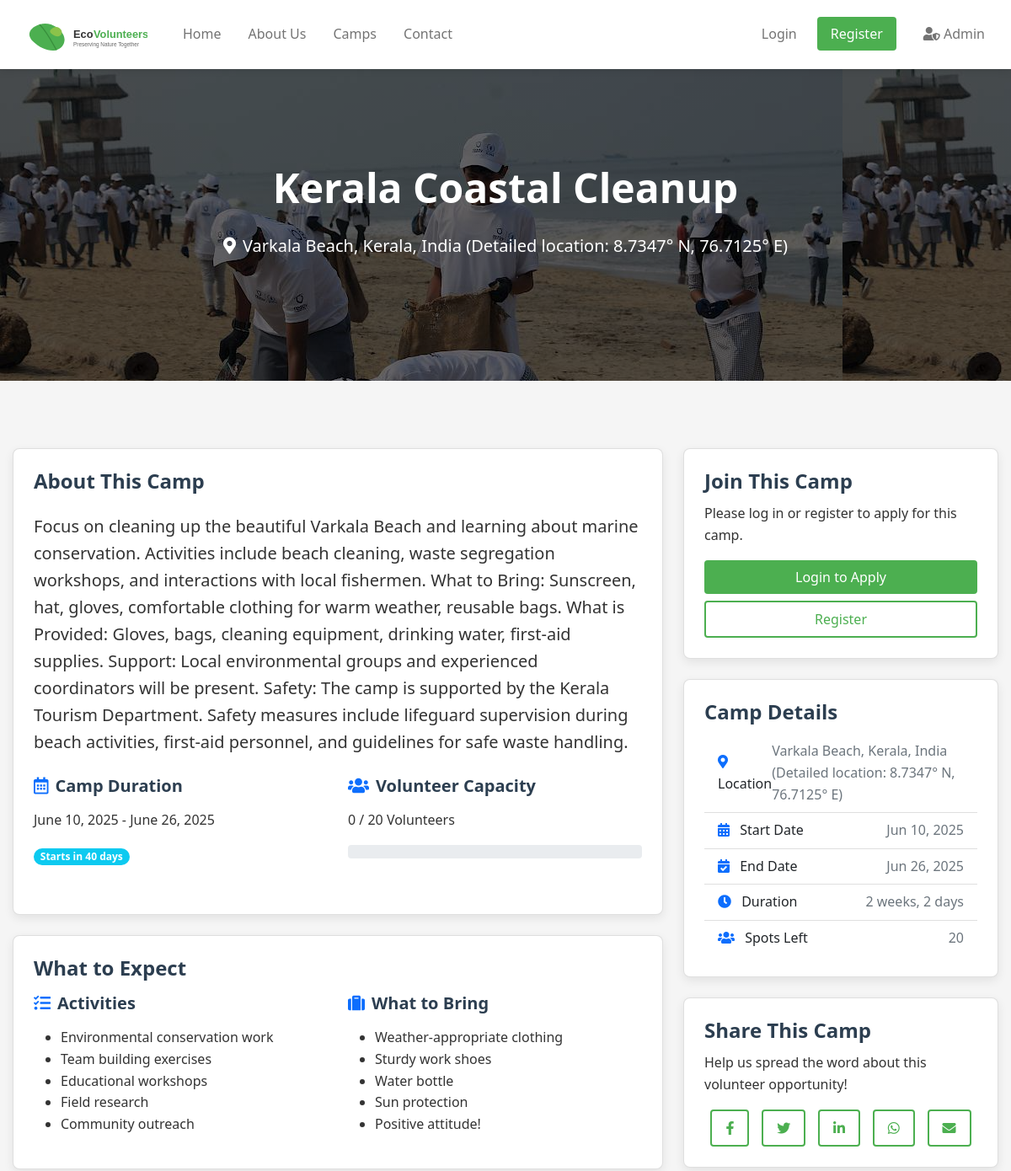
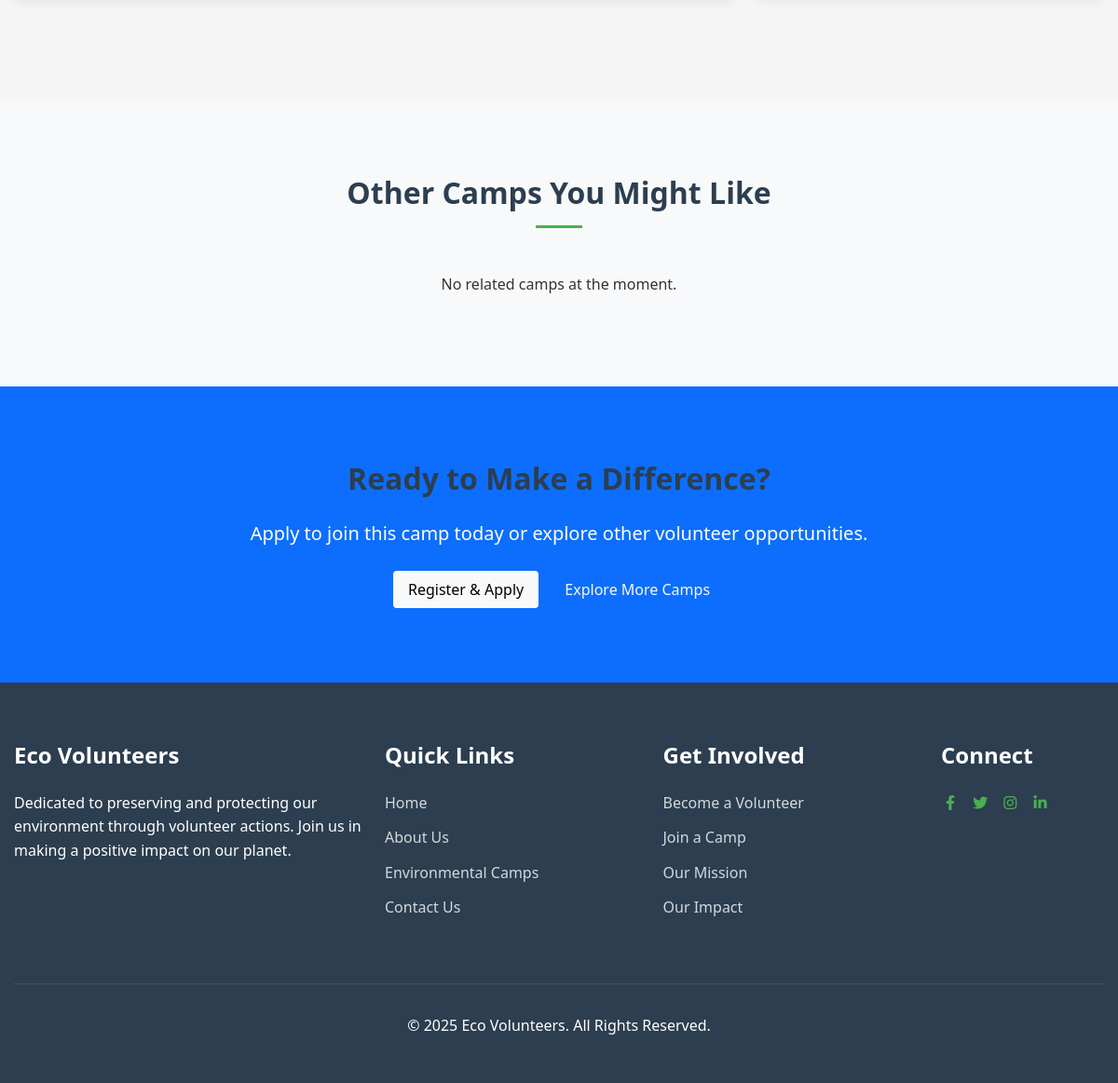
The page /camps/3/ on the database its author committed (2 pictures, top to bottom).
### portal/models.py (models this page shows, shortened)
class Camp(models.Model):
    name = models.CharField(max_length=200)
    location = models.CharField(max_length=200)
    description = models.TextField()
    start_date = models.DateField()
    end_date = models.DateField()
    max_volunteers = models.PositiveIntegerField(default=20)
    image = models.ImageField(upload_to='camp_images/', blank=True, null=True)
    is_active = models.BooleanField(default=True)
    created_at = models.DateTimeField(auto_now_add=True)
    updated_at = models.DateTimeField(auto_now=True)
    def days_until_start(self):
        today = timezone.now().date()
        return (self.start_date - today).days
    def get_registered_volunteers_count(self):
        return self.applications.filter(status='APPROVED').count()
    def is_registration_open(self):
        return self.is_active and self.get_registered_volunteers_count() < self.max_volunteers

### portal/views.py (the view)
# urls.py: path('camps/<int:camp_id>/', views.camp_detail, name='camp_detail'),  # View single camp details
def camp_detail(request, camp_id):
    camp = get_object_or_404(Camp, pk=camp_id)
    approved_testimonials = camp.testimonials.filter(is_approved=True)
    has_approved_testimonials = approved_testimonials.exists()
    spots_left = camp.max_volunteers - camp.get_registered_volunteers_count()
    return render(request, 'camps/camp_detail.html', {
        'camp': camp,
        'approved_testimonials': approved_testimonials,
        'has_approved_testimonials': has_approved_testimonials,
        'spots_left': spots_left
    })

### templates/camps/camp_detail.html (shortened to what this page needs)
{% extends 'base.html' %}
{% block content %}
<section class="hero" style="background: linear-gradient(rgba(0, 0, 0, 0.6), rgba(0, 0, 0, 0.6)), url('{% if camp.image %}{{ camp.image.url }}{% else %}https://source.unsplash.com/1600x900/?nature,environment{% endif %}');">
    <div class="container">
        <h1>{{ camp.name }}</h1>
        <p><i class="fas fa-map-marker-alt me-2"></i>{{ camp.location }}</p>
    </div>
</section>
<section class="section">
    <div class="container">
        <div class="row">
            <div class="col-lg-8">
                <div class="card mb-4">
                    <div class="card-body">
                        <h2 class="card-title mb-4">About This Camp</h2>
                        <p class="lead">{{ camp.description }}</p>
                        <div class="row mt-4">
                            <div class="col-md-6 mb-3">
                                <h5><i class="far fa-calendar-alt text-primary me-2"></i>Camp Duration</h5>
                                <p>{{ camp.start_date|date:"F d, Y" }} - {{ camp.end_date|date:"F d, Y" }}</p>
                                <p>
                                    {% if camp.days_until_start > 0 %}
                                        <span class="badge bg-info">Starts in {{ camp.days_until_start }} days</span>
                                    {% else %}
                                        <span class="badge bg-secondary">In progress</span>
                                    {% endif %}
                                </p>
                            </div>
                            <div class="col-md-6 mb-3">
                                <h5><i class="fas fa-users text-primary me-2"></i>Volunteer Capacity</h5>
                                <p>{{ camp.get_registered_volunteers_count }} / {{ camp.max_volunteers }} Volunteers</p>
                                <div class="progress">
                                </div>
                            </div>
                        </div>
                    </div>
                </div>
                <div class="card mb-4">
                    <div class="card-body">
                        <h3 class="card-title mb-3">What to Expect</h3>
                        <div class="row">
                            <div class="col-md-6">
                                <h5><i class="fas fa-tasks text-primary me-2"></i>Activities</h5>
                                <ul>
                                    <li>Environmental conservation work</li>
                                    <li>Team building exercises</li>
                                    <li>Educational workshops</li>
                                    <li>Field research</li>
                                    <li>Community outreach</li>
                                </ul>
                            </div>
                            <div class="col-md-6">
                                <h5><i class="fas fa-suitcase text-primary me-2"></i>What to Bring</h5>
                                <ul>
                                    <li>Weather-appropriate clothing</li>
                                    <li>Sturdy work shoes</li>
                                    <li>Water bottle</li>
                                    <li>Sun protection</li>
                                    <li>Positive attitude!</li>
                                </ul>
                            </div>
                        </div>
                    </div>
                </div>
            </div>
            <div class="col-lg-4">
                <div class="card mb-4">
                    <div class="card-body">
                        <h3 class="card-title">Join This Camp</h3>
                        {% if camp.is_registration_open %}
                            {% if user.is_authenticated %}
                                {% if user_has_applied %}
                                    <div class="alert alert-info">
                                        <i class="fas fa-info-circle me-2"></i> You have already applied to this camp. Check your application status in your profile.
                                    </div>
                                    <a href="{% url 'my_applications' %}" class="btn btn-primary btn-lg w-100">View My Application</a>
                                {% else %}
                                    <p>Ready to make a difference? Apply now to join this environmental camp!</p>
                                    <a href="{% url 'apply_to_camp' camp.id %}" class="btn btn-primary btn-lg w-100">Apply Now</a>
                                {% endif %}
                            {% else %}
                                <p>Please log in or register to apply for this camp.</p>
                                <a href="{% url 'login' %}?next={% url 'apply_to_camp' camp.id %}" class="btn btn-primary btn-lg w-100 mb-2">Login to Apply</a>
                                <a href="{% url 'register' %}" class="btn btn-outline w-100">Register</a>
                            {% endif %}
                        {% endif %}
                    </div>
                </div>
                <div class="card mb-4">
                    <div class="card-body">
                        <h4 class="card-title">Camp Details</h4>
                        <ul class="list-group list-group-flush">
                            <li class="list-group-item d-flex justify-content-between align-items-center">
                                <span><i class="fas fa-map-marker-alt text-primary me-2"></i> Location</span>
                                <span class="text-muted">{{ camp.location }}</span>
                            </li>
                            <li class="list-group-item d-flex justify-content-between align-items-center">
                                <span><i class="fas fa-calendar-alt text-primary me-2"></i> Start Date</span>
                                <span class="text-muted">{{ camp.start_date|date:"M d, Y" }}</span>
                            </li>
                            <li class="list-group-item d-flex justify-content-between align-items-center">
                                <span><i class="fas fa-calendar-check text-primary me-2"></i> End Date</span>
                                <span class="text-muted">{{ camp.end_date|date:"M d, Y" }}</span>
                            </li>
                            <li class="list-group-item d-flex justify-content-between align-items-center">
                                <span><i class="fas fa-clock text-primary me-2"></i> Duration</span>
                                <span class="text-muted">{{ camp.start_date|timesince:camp.end_date }}</span>
                            </li>
                            <li class="list-group-item d-flex justify-content-between align-items-center">
                                <span><i class="fas fa-users text-primary me-2"></i> Spots Left</span>
                                <span class="text-muted">{{ spots_left }}</span>
                            </li>
                        </ul>
                    </div>
                </div>
                <div class="card">
                    <div class="card-body">
                        <h4 class="card-title">Share This Camp</h4>
                        <p>Help us spread the word about this volunteer opportunity!</p>
                        <div class="d-flex justify-content-around">
                            <a href="#" class="btn btn-outline"><i class="fab fa-facebook-f"></i></a>
                            <a href="#" class="btn btn-outline"><i class="fab fa-twitter"></i></a>
                            <a href="#" class="btn btn-outline"><i class="fab fa-linkedin-in"></i></a>
                            <a href="#" class="btn btn-outline"><i class="fab fa-whatsapp"></i></a>
                            <a href="#" class="btn btn-outline"><i class="fas fa-envelope"></i></a>
                        </div>
                    </div>
                </div>
            </div>
        </div>
    </div>
</section>
<section class="section bg-light">
    <div class="container">
        <div class="section-title">
            <h2>Other Camps You Might Like</h2>
        </div>
        <div class="row">
            {% for related_camp in related_camps|slice:":3" %}
                <div class="col-md-4 mb-4">
                    <div class="card camp-card h-100">
                        {% if related_camp.image %}
                            <img src="{{ related_camp.image.url }}" class="card-img-top" alt="{{ related_camp.name }}">
                        {% else %}
                            <img src="https://source.unsplash.com/800x500/?nature,environment" class="card-img-top" alt="Environmental camp">
                        {% endif %}
                        <div class="card-body">
                            <h4 class="card-title">{{ related_camp.name }}</h4>
                            <p class="camp-location"><i class="fas fa-map-marker-alt text-primary me-2"></i>{{ related_camp.location }}</p>
                            <p class="card-text">{{ related_camp.description|truncatechars:100 }}</p>
                            <div class="mb-3">
                                <span class="badge bg-primary">{{ related_camp.start_date|date:"M d, Y" }}</span>
                                <span class="badge bg-success ms-2">{{ related_camp.get_registered_volunteers_count }} / {{ related_camp.max_volunteers }} Volunteers</span>
                            </div>
                            <a href="{% url 'camp_detail' related_camp.id %}" class="btn btn-primary">Learn More</a>
                        </div>
                    </div>
                </div>
            {% empty %}
                <div class="col-12 text-center">
                    <p>No related camps at the moment.</p>
                </div>
            {% endfor %}
        </div>
    </div>
</section>
<section class="section bg-primary text-white">
    <div class="container text-center">
        <h2 class="mb-4">Ready to Make a Difference?</h2>
        <p class="lead mb-4">Apply to join this camp today or explore other volunteer opportunities.</p>
        {% if user.is_authenticated %}
            {% if not user_has_applied and camp.is_registration_open %}
                <a href="{% url 'apply_to_camp' camp.id %}" class="btn btn-light btn-lg">Apply Now</a>
            {% endif %}
        {% else %}
            <a href="{% url 'register' %}" class="btn btn-light btn-lg">Register & Apply</a>
        {% endif %}
        <a href="{% url 'camp_list' %}" class="btn btn-outline-light btn-lg ms-2">Explore More Camps</a>
    </div>
</section>
{% endblock %}

### static/css/style.css (style rules this page uses)
:root { --primary-color: #4CAF50; --primary-dark: #3e8e41; --secondary-color: #8BC34A; --accent-color: #FF9800; --text-color: #333; --light-text: #6c757d; --light-bg: #f8f9fa; --dark-bg: #2c3e50; --danger: #dc3545; --success: #28a745; --warning: #ffc107; --info: #17a2b8; }
body { font-family: 'Segoe UI', Tahoma, Geneva, Verdana, sans-serif; line-height: 1.6; color: var(--text-color); background-color: #f5f5f5; margin: 0; padding: 0; }
.container { max-width: 1200px; margin: 0 auto; padding: 0 15px; }
h1, h2, h3, h4, h5, h6 { font-weight: 600; margin-bottom: 1rem; color: var(--dark-bg); }
h1 { font-size: 2.5rem; }
h2 { font-size: 2rem; }
h3 { font-size: 1.75rem; }
h4 { font-size: 1.5rem; }
a { color: var(--primary-color); text-decoration: none; transition: color 0.3s ease; }
.btn { display: inline-block; padding: 0.5rem 1rem; font-size: 1rem; font-weight: 500; text-align: center; text-decoration: none; cursor: pointer; border-radius: 0.25rem; transition: all 0.3s ease; border: none; }
.btn-primary { background-color: var(--primary-color); color: white; }
.btn-outline { background-color: transparent; border: 2px solid var(--primary-color); color: var(--primary-color); }
.hero { background: linear-gradient(rgba(0, 0, 0, 0.5), rgba(0, 0, 0, 0.5)), url('https://source.unsplash.com/1600x900/?nature,forest'); background-size: cover; background-position: center; color: white; padding: 7rem 0; text-align: center; }
.hero h1 { font-size: 3rem; font-weight: 700; margin-bottom: 1.5rem; color: white; }
.hero p { font-size: 1.25rem; max-width: 800px; margin: 0 auto 2rem auto; }
.section { padding: 5rem 0; }
.section-title { text-align: center; margin-bottom: 3rem; }
.section-title:after { content: ''; display: block; width: 50px; height: 3px; background-color: var(--primary-color); margin: 1rem auto; }
.card { background-color: white; border-radius: 8px; box-shadow: 0 4px 12px rgba(0, 0, 0, 0.08); overflow: hidden; margin-bottom: 2rem; transition: transform 0.3s ease, box-shadow 0.3s ease; }
.card-body { padding: 1.5rem; }
.card-title { font-size: 1.5rem; margin-bottom: 0.75rem; }
.text-center { text-align: center; }
.text-primary { color: var(--primary-color); }
.bg-primary { background-color: var(--primary-color); color: white; }
.bg-light { background-color: var(--light-bg); }
.mb-2 { margin-bottom: 1rem; }
.mb-3 { margin-bottom: 1.5rem; }
.mb-4 { margin-bottom: 2rem; }
.mt-4 { margin-top: 2rem; }
.badge { display: inline-block; padding: 0.35em 0.65em; font-size: 0.75em; font-weight: 700; line-height: 1; text-align: center; white-space: nowrap; vertical-align: baseline; border-radius: 50rem; }

### rows shown on the page
Camp: image (picture), name "Kerala Coastal Cleanup", location "Varkala Beach, Kerala, India (Detailed location: 8.7347° N, 76.7125° E)", description "Focus on cleaning up the beautiful Varkala Beach and learning about marine conservation. Activities include beach cleaning, waste segregation workshops, and interactions with local fishermen. What to Bring: Sunscreen, hat, gloves, comfortable clothing for warm weather, reusable bags. What is Provided: Gloves, bags, cleaning equipment, drinking water, first-aid supplies. Support: Local environmental groups and experienced coordinators will be present. Safety: The camp is supported by the Kerala Tourism Department. Safety measures include lifeguard supervision during beach activities, first-aid personnel, and guidelines for safe waste handling.", start_date "June 10, 2025", end_date "June 26, 2025", days_until_start "40", get_registered_volunteers_count "0", max_volunteers "20", start_date "Jun 10, 2025", end_date "Jun 26, 2025", start_date "2 weeks, 2 days"

### other values the page prints
{{ spots_left }} "20"
